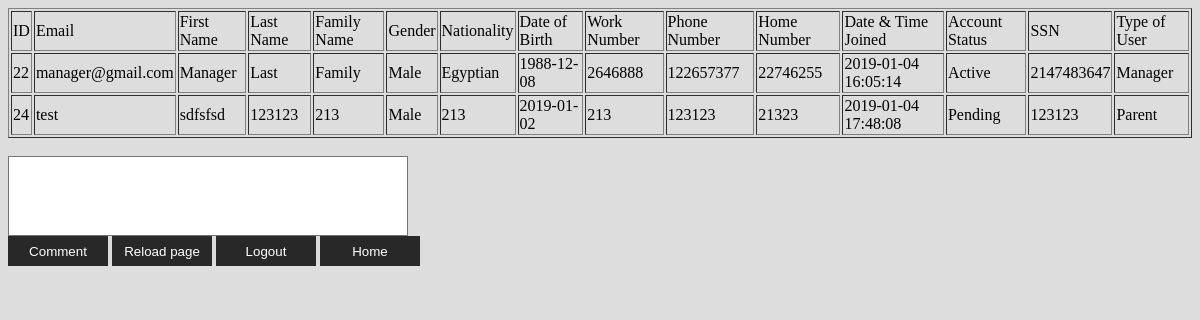
Before: /php/displayUsers.php with the older database file.
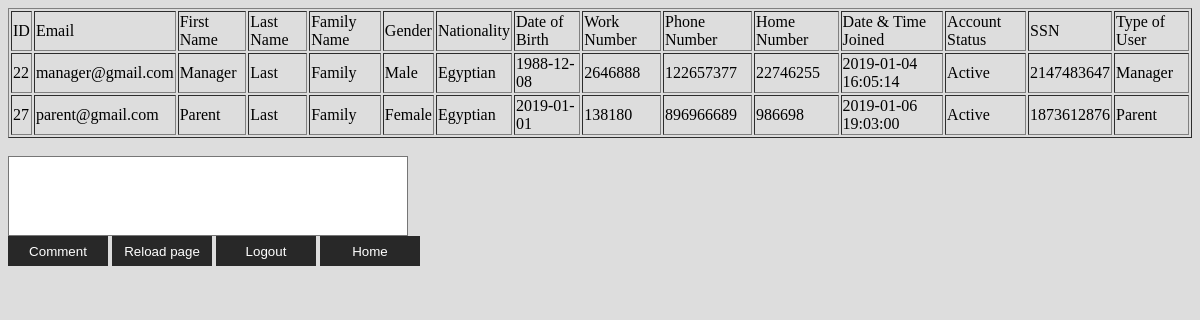
After: the same page with the newer database file.
### tables this page shows
CREATE TABLE `user` (
  `id` int(11) NOT NULL,
  `email` varchar(100) NOT NULL,
  `password` varchar(100) NOT NULL,
  `firstName` varchar(100) NOT NULL,
  `lastName` varchar(100) NOT NULL,
  `familyName` varchar(100) NOT NULL,
  `gender` varchar(100) NOT NULL,
  `nationality` varchar(100) NOT NULL,
  `dateOfBirth` date NOT NULL,
  `workNumber` int(11) NOT NULL,
  `phoneNumber` int(11) NOT NULL,
  `homeTelephoneNumber` int(11) NOT NULL,
  `dateJoined` datetime NOT NULL,
  `statusId` int(11) NOT NULL,
  `ssn` int(11) NOT NULL,
  `typeId` int(11) NOT NULL
);

CREATE TABLE `status` (
  `id` int(11) NOT NULL,
  `statusName` varchar(100) NOT NULL
);

CREATE TABLE `type` (
  `id` int(11) NOT NULL,
  `typeName` varchar(100) NOT NULL
);

### php/displayUsers.php (the view, shortened to what this page needs)
<?php
    require_once("Database_Connection.php");
    $sql = "select * from user";
    $result = mysqli_query($conn,$sql);
    if(mysqli_num_rows($result) > 0){
        echo"<table border='1'>
            <tr>
            <td>ID</td>
            <td>Email</td>
            <td>First Name</td>
            <td>Last Name</td>
            <td>Family Name</td>
            <td>Gender</td>
            <td>Nationality</td>
            <td>Date of Birth</td>
            <td>Work Number</td>
            <td>Phone Number</td>
            <td>Home Number</td>
            <td>Date & Time Joined</td>
            <td>Account Status</td>
            <td>SSN</td>
            <td>Type of User</td>
            </tr>";
        while($row = mysqli_fetch_array($result)){
            echo "<tr>";
            echo "<td>" .$row['id']. "</td>";
            echo "<td>" .$row['email']. "</td>";
            echo "<td>" .$row['firstName']. "</td>";
            echo "<td>".$row['lastName']."</td>";
            echo "<td>" .$row['familyName']. "</td>";
            echo "<td>" .$row['gender']. "</td>";
            echo "<td>".$row['nationality']."</td>";
            echo "<td>" .$row['dateOfBirth']. "</td>";
            echo "<td>".$row['workNumber']."</td>";
            echo "<td>" .$row['phoneNumber']. "</td>";
            echo "<td>" .$row['homeTelephoneNumber']. "</td>";
            echo "<td>".$row['dateJoined']."</td>";
            $status = mysqli_query($conn,"SELECT * FROM status WHERE id='".$row["statusId"]."'");
            if($r = mysqli_fetch_array($status)){
                echo "<td>" .$r['statusName']. "</td>";
            }
            echo "<td>".$row['ssn']."</td>";
            $type = mysqli_query($conn,"SELECT * FROM type WHERE id='".$row["typeId"]."'");
            if($r1 = mysqli_fetch_array($type)){
                echo "<td>" .$r1['typeName']. "</td>";
            }
            echo "</tr>";
        }
            echo "</table>";
    }
    include 'Comments.php';
?>

### php/Comments.php (shortened to what this page needs)
<?php
  include 'Database_Connection.php';
 ?>
<!DOCTYPE html>
<html lang='en' dir='ltr'>
<head>
  <link rel='stylesheet' href='../css/style1.css'>
</head>
<body>
  <?php
    echo "<br>";
    echo "<form method='post' action='".setComments($conn)."'>
    <input type='hidden' name='userId'>
    <input type='hidden' name='date' value='".date('Y-m-d H:i:s')."'>
    <textarea name='message'></textarea><br>
    <button  type='submit' name='commentSubmit'>Comment</button>
    <button onclick='ReloadingPage()'>Reload page</button>
    <a href='logOut.php' style=' color: white; text-align: center; text-decoration: none;  display: inline-block;'><button type='button' name='logOut'>Logout</button></a>
    <a href='../html/Welcome_Page.html'  style=' color: white; text-align: center; text-decoration: none;  display: inline-block;'><button type='button' name='Home'>Home</button></a>
    </form>";
  ?>
</body>
</html>

### css/style1.css (style rules this page uses)
body { background-color: #ddd; }
textarea { width: 400px; height: 80px; background-color: #fff; resize: none; }
button { width: 100px; height: 30px; background-color: #282828; border: none; color: #fff; font-family: arial; font-weight: 400; cursor: pointer; }

Changed rows visible on the page:
removed user: id "24", email "test", firstName "sdfsfsd", lastName "123123", familyName "213", gender "Male", nationality "213", dateOfBirth "2019-01-02", workNumber "213", phoneNumber "123123", homeTelephoneNumber "21323", dateJoined "2019-01-04 17:48:08", statusId.statusName "Pending", ssn "123123", typeId.typeName "Parent"
added user: id "27", email "parent@gmail.com", firstName "Parent", lastName "Last", familyName "Family", gender "Female", nationality "Egyptian", dateOfBirth "2019-01-01", workNumber "138180", phoneNumber "896966689", homeTelephoneNumber "986698", dateJoined "2019-01-06 19:03:00", statusId.statusName "Active", ssn "1873612876", typeId.typeName "Parent"
